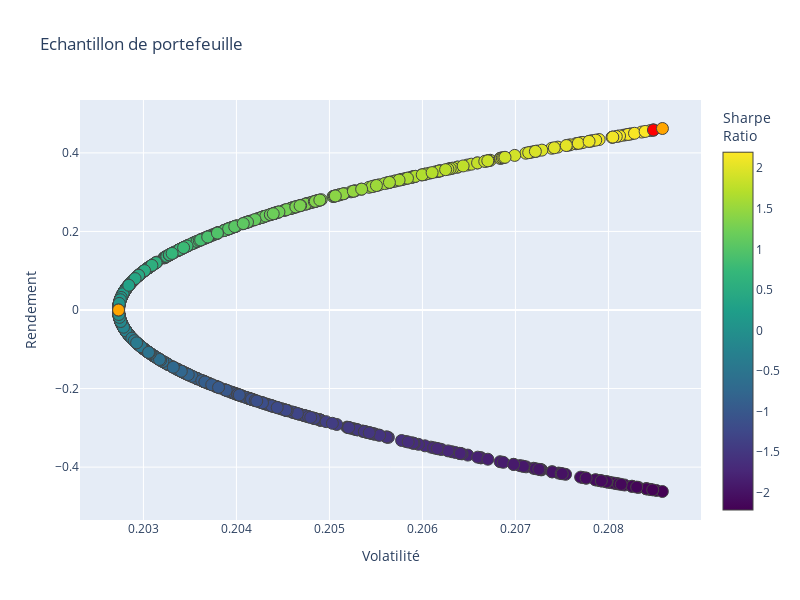

Notebook source saved alongside this figure:
### Code cell
####____####
"""Problème : Visualiser le point de portefeuille optimum sur l'échantillon de portefeuille"""

## Le point orange en haut
Portefeuilles = go.Scatter(x = risq, y = R_esp, mode = "markers", marker = dict(size=12,
        color = SR, colorscale = "Viridis", showscale = True, line_width = 1, colorbar = dict(title = "Sharpe<br>Ratio")
        ), text = "portefeuille")

Minimum_Volatilite = go.Scatter(x = np.array(risq[minIndex]), y = np.array(R_esp[minIndex]), mode = "markers",
                                marker = dict(color = "black", size=12, line_width = 1), text = "Risque minimum" )

Maximum_SharpeRatio = go.Scatter(x = np.array(risq[maxIndex]), y = np.array(R_esp[maxIndex]), mode = "markers",
                                marker = dict(color = "red", size = 12, line_width = 1), text = "Maximal Sharpe Ratio" )

MinVol_Portefeuille = go.Scatter(x = np.array(MinVolRisk), y = np.array(MinVolRend), mode = "markers",
                                marker = dict(color = "orange", size = 12, line_width = 1), text = "Le minimum volatilitéPortefeuille" )

Optimum_Portefeuille = go.Scatter(x = np.array(OptimumRisk), y = np.array(OptimumRend), mode = "markers",
                                marker = dict(color = "orange", size = 12, line_width = 1), text = "L'optimum Portefeuille" )
                                
data = [Portefeuilles, Minimum_Volatilite, Maximum_SharpeRatio, MinVol_Portefeuille, Optimum_Portefeuille]

layout = go.Layout(title = "Echantillon de portefeuille", yaxis = dict(title = "Rendement"), xaxis = dict(title = "Volatilité"),
                    width = 800, height = 600, showlegend = False)

fig = go.Figure(data = data, layout = layout)

fig.show()

### Figure 1 — Plotly figure (JSON) as saved in the notebook; plotly's stock layout.template omitted (floating-point values rounded to 4 significant figures; data arrays with more than 128 entries replaced by an {"elided": "..."} marker saying what was removed)
{"data": [{"marker": {"color": {"elided": "1000 float values"}, "colorbar": {"title": {"text": "Sharpe<br>Ratio"}}, "colorscale": [[0, "#440154"], [0.1111, "#482878"], [0.2222, "#3e4989"], [0.3333, "#31688e"], [0.4444, "#26828e"], [0.5556, "#1f9e89"], [0.6667, "#35b779"], [0.7778, "#6ece58"], [0.8889, "#b5de2b"], [1, "#fde725"]], "line": {"width": 1}, "showscale": true, "size": 12}, "mode": "markers", "text": "portefeuille", "type": "scatter", "x": {"elided": "1000 float values"}, "y": {"elided": "1000 float values"}}, {"marker": {"color": "black", "line": {"width": 1}, "size": 12}, "mode": "markers", "text": "Risque minimum", "type": "scatter", "x": [0.2027], "y": [2.875e-05]}, {"marker": {"color": "red", "line": {"width": 1}, "size": 12}, "mode": "markers", "text": "Maximal Sharpe Ratio", "type": "scatter", "x": [0.2085], "y": [0.4582]}, {"marker": {"color": "orange", "line": {"width": 1}, "size": 12}, "mode": "markers", "text": "Le minimum volatilitéPortefeuille", "type": "scatter", "x": [0.2027], "y": [-8.327e-17]}, {"marker": {"color": "orange", "line": {"width": 1}, "size": 12}, "mode": "markers", "text": "L'optimum Portefeuille", "type": "scatter", "x": [0.2086], "y": [0.4621]}], "layout": {"height": 600, "showlegend": false, "title": {"text": "Echantillon de portefeuille"}, "width": 800, "xaxis": {"title": {"text": "Volatilité"}}, "yaxis": {"title": {"text": "Rendement"}}}}
